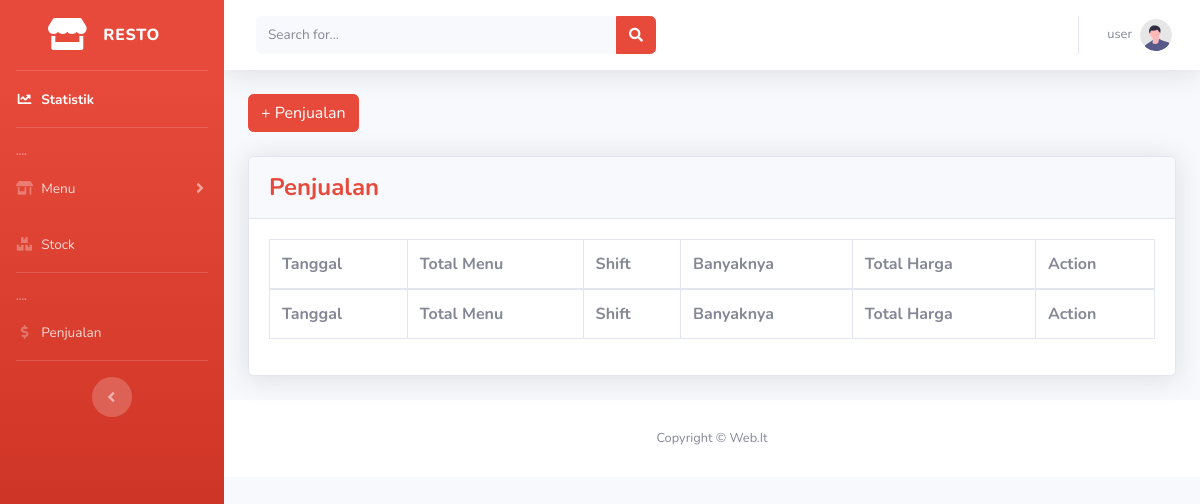
The app's page /penjualan.php (signed in), older data.
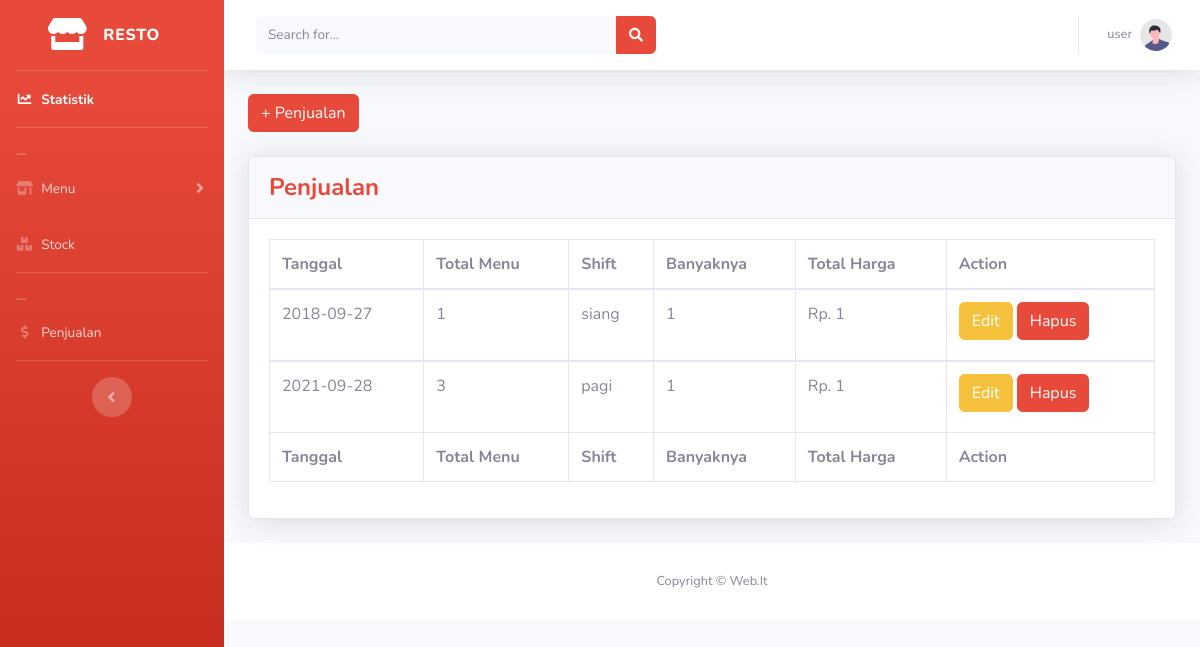
The same page, newer data.
### tables this page shows
CREATE TABLE `penjualan` (
  `id_penjualan` int(11) NOT NULL,
  `tanggal` date NOT NULL,
  `id_menu` int(50) NOT NULL,
  `shift` varchar(15) NOT NULL,
  `jumlah_penjualan` int(20) NOT NULL,
  `total_harga` int(255) NOT NULL
);

### penjualan.php (the view, shortened to what this page needs)
<?php
require './partials/header.php';
$sql = "SELECT penjualan.*, COUNT(detail_penjualan.id_penjualan) as total_menu FROM penjualan JOIN detail_penjualan ON penjualan.id_penjualan = detail_penjualan.id_penjualan GROUP BY penjualan.id_penjualan";
$result = $conn->query($sql);
$data = array();
while ($row = $result->fetch_assoc()) {
    $data[] = $row;
}
$sql_menu = "SELECT * FROM menu";
$result_menu = $conn->query($sql_menu);
$menu_data = array();
while ($menu_row = $result_menu->fetch_assoc()) {
    $menu_data[] = $menu_row;
}
?>
<button type="button" class="btn btn-danger mb-4" data-toggle="modal" data-target="#modalBahan">
  + Penjualan
</button>
            <div class="card shadow mb-4">
              <div class="card-header py-3">
                <h4 class="m-0 font-weight-bold text-danger">Penjualan</h4>
              </div>
              <div class="card-body">
                <div class="table-responsive">
                  <table class="table table-bordered" id="dataTable" width="100%" cellspacing="0">
                    <thead>
                      <tr>
                        <th>Tanggal</th>
                        <th>Total Menu</th>
                        <th>Shift</th>
                        <th>Banyaknya</th>
                        <th>Total Harga</th>
                        <th>Action</th>
                      </tr>
                    </thead>
                    <tfoot>
                      <tr>
                        <th>Tanggal</th>
                        <th>Total Menu</th>
                        <th>Shift</th>
                        <th>Banyaknya</th>
                        <th>Total Harga</th>
                        <th>Action</th>
                      </tr>
                    </tfoot>
                    <tbody>
                        <?php foreach($data as $key => $row): ?>
                      <tr>
                        <td><?= $row['tanggal']; ?></td>
                        <td><?= $row['total_menu']; ?></td>
                        <td><?= $row['shift']; ?></td>
                        <td><?= $row['jumlah_penjualan']; ?></td>
                        <td>Rp. <?= $row['total_harga']; ?></td>
                        <td><button type="button" class="btn btn-warning mb-2 btn-edit" data-toggle="modal" data-target="#modalEdit<?= $key; ?>" data-id="<?= $row['id_penjualan']; ?>">Edit</button>
                        <button type="button" class="btn btn-danger mb-2 btn-delete" data-toggle="modal" data-target="#modalHapus<?= $key; ?>" data-id="<?= $row['id_penjualan']; ?>">Hapus</button>
                      </tr>
                  </tbody>
                  <?php endforeach; ?>
                  </table>
                </div>
              </div>
            </div>
<?php require 'partials/footer.php'; ?>

Row changes from the older to the newer data that the page shows:
added penjualan: tanggal "2018-09-27", total_menu "1", shift "siang", jumlah_penjualan "1", total_harga "1"
added penjualan: tanggal "2021-09-28", total_menu "3", shift "pagi", jumlah_penjualan "1", total_harga "1"
